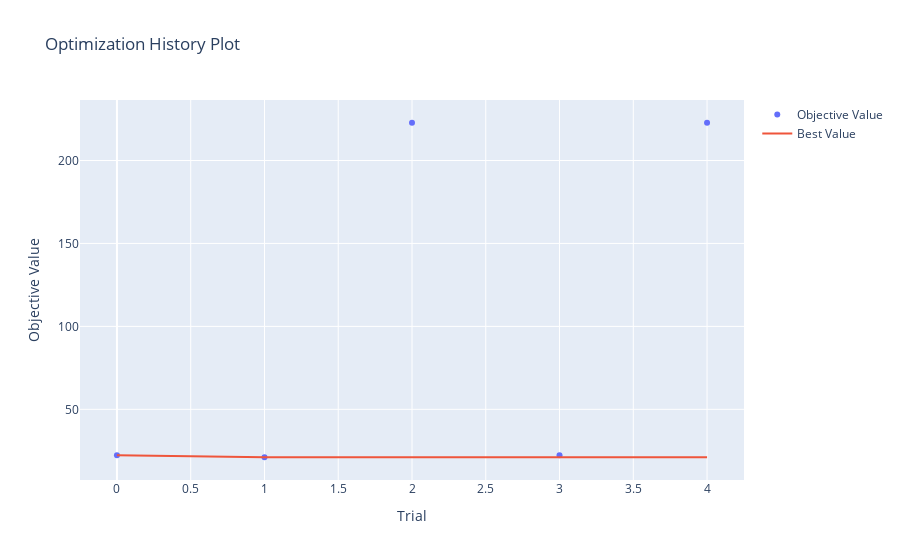

Write notebook code for a chart like this one.
### Code cell
optuna.visualization.plot_optimization_history(study)

### Figure 1 — Plotly figure (JSON) as saved in the notebook; plotly's stock layout.template omitted (floating-point values rounded to 4 significant figures)
{"data": [{"mode": "markers", "name": "Objective Value", "type": "scatter", "x": [0, 1, 2, 3, 4], "y": [22.37, 21.11, 222.8, 22.37, 222.8]}, {"mode": "lines", "name": "Best Value", "type": "scatter", "x": [0, 1, 2, 3, 4], "y": [22.37, 21.11, 21.11, 21.11, 21.11]}, {"marker": {"color": "#cccccc"}, "mode": "markers", "name": "Infeasible Trial", "showlegend": false, "type": "scatter", "x": [], "y": []}], "layout": {"title": {"text": "Optimization History Plot"}, "xaxis": {"title": {"text": "Trial"}}, "yaxis": {"title": {"text": "Objective Value"}}}}
